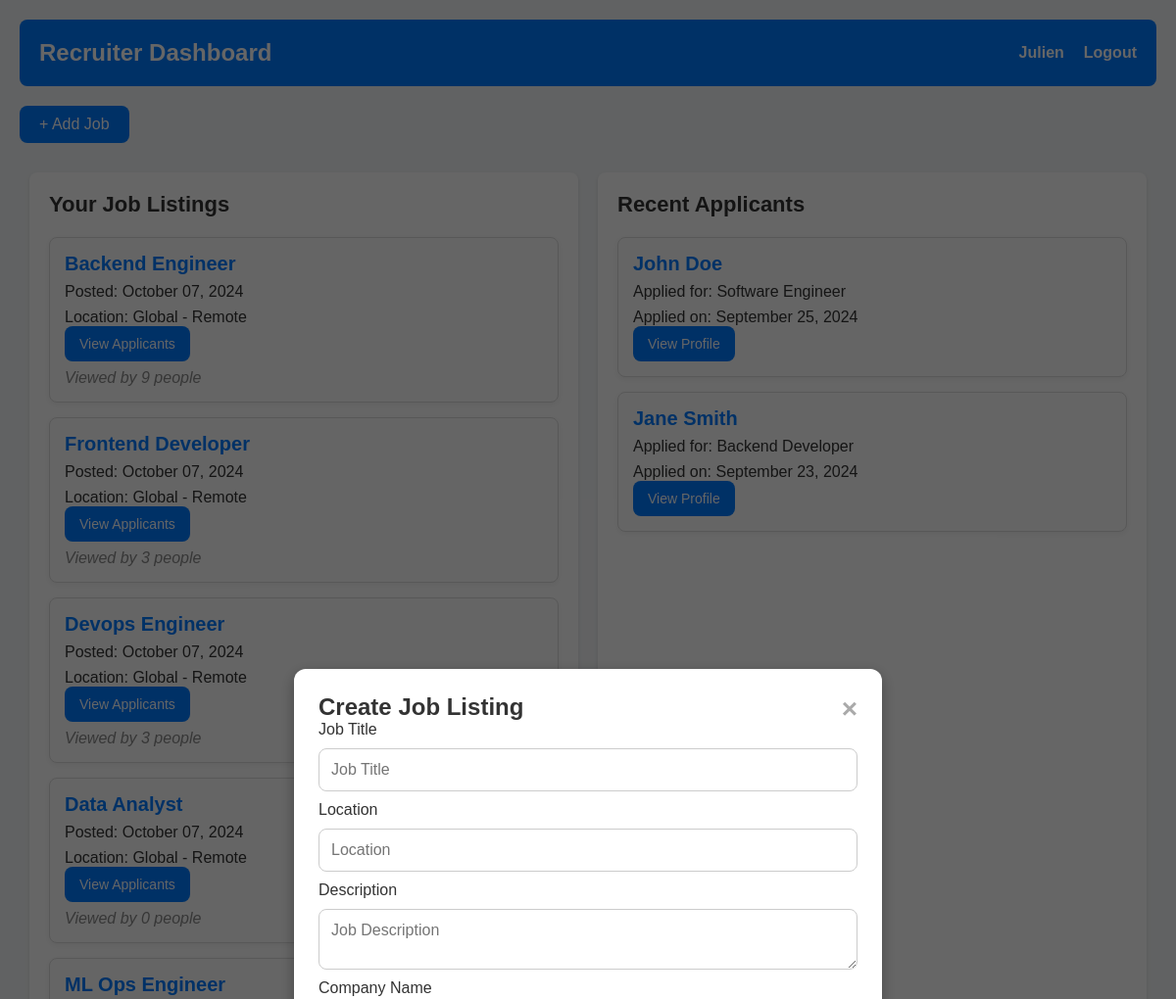
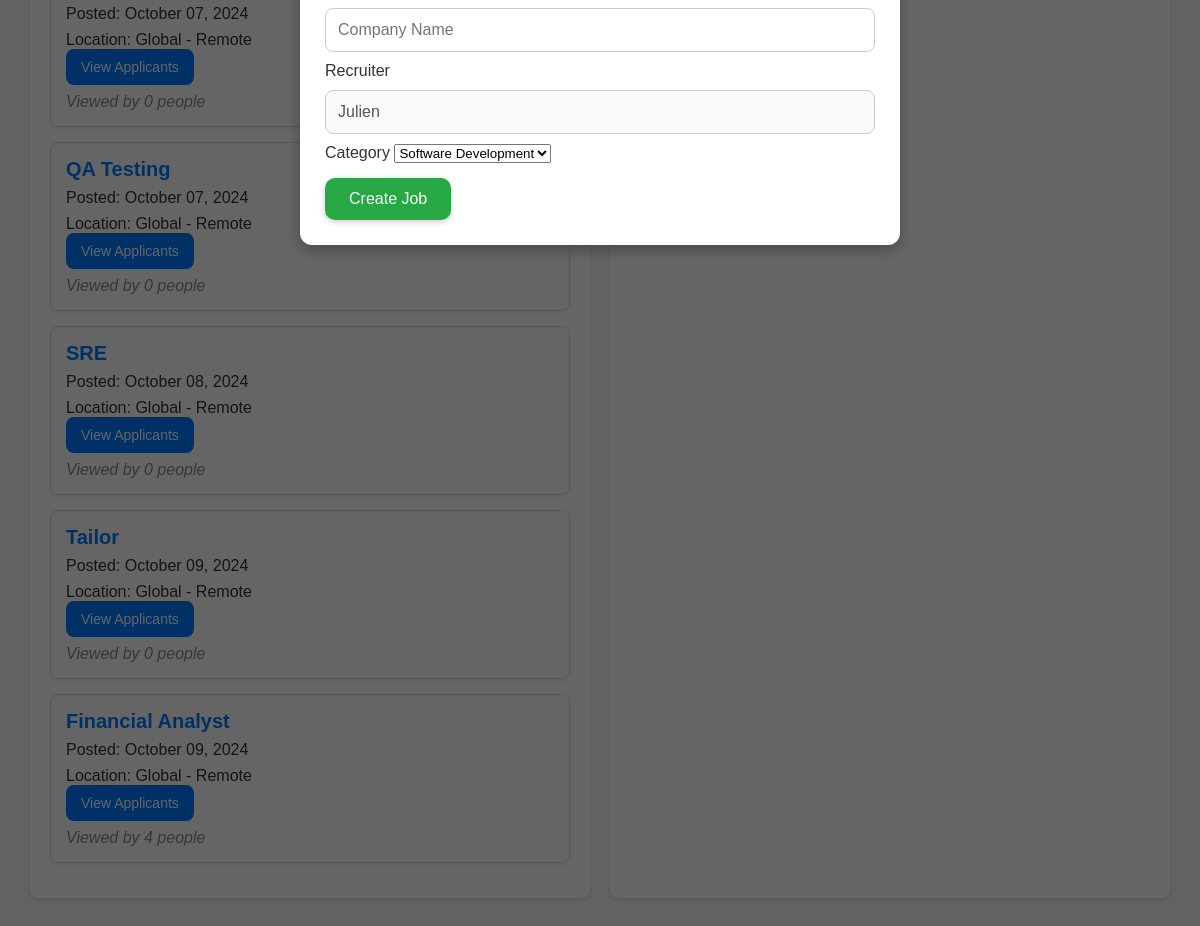
Screenshot of /recruiter_dashboard/ (signed in) with the database file from the repository (2 pictures, top to bottom).
### remote/models.py (models this page shows, shortened)
class Job(models.Model):
    title = models.CharField(max_length=100)
    description = models.TextField()
    location = models.CharField(max_length=30)
    company_name = models.CharField(max_length=100)
    created_at = models.DateTimeField(auto_now_add=True)
    recruiter = models.ForeignKey(Profile, on_delete=models.CASCADE)
    category = models.ForeignKey(Category, on_delete=models.CASCADE, default=1)
    featured = models.BooleanField(default=False)
    views_count = models.IntegerField(default=0)

class Profile(models.Model):
    user = models.OneToOneField(User, on_delete=models.CASCADE)
    bio = models.TextField(max_length=500, blank=True)
    location = models.CharField(max_length=30, blank=True)
    birth_date = models.DateField(null=True, blank=True)
    role = models.CharField(max_length=30, choices=ROLE_CHOICES)  # Use choices for predefined options
    company_name = models.CharField(max_length=100, blank=True, null=True)  # Recruiters' company
    resume = models.FileField(upload_to='resumes/', blank=True, null=True)  # Job seekers' resume

### remote/views.py (the view)
# urls.py: path('recruiter_dashboard/', views.recruiter_dashboard, name='recruiter_dashboard'),\
def recruiter_dashboard(request):
    category = Category.objects.all()
    applicants = JobApplication.objects.all()
    profile = None
    jobs = []
    profile = Profile.objects.get(user=request.user)
    jobs = Job.objects.filter(recruiter=profile)
    if profile.role == 'recruiter':
        context = {
            'category': category,
            'profile': profile,
            'jobs': jobs,
            'applicants': applicants,
        }
        return render(request, 'recruiters.html', context)

### remote/templates/recruiters.html (shortened to what this page needs)
    {% load static %}
<!DOCTYPE html>
<html lang="en">
<head>
    {% load static %}
    <link rel="stylesheet" href="{% static 'css/recruiters.css' %}">
</head>
<body>
    <div class="dashboard-container">
        <header class="dashboard-header">
            <h1>Recruiter Dashboard</h1>
            <nav>
                <ul>
                    <li><a href="{% url 'get_profile' user.profile.id %}">{{ user.username }}</a></li>
                    <li><a href="/logout/">Logout</a></li>
                </ul>
            </nav>
        </header>
        <div class="add-job-container">
            <button id="add-job-btn" class="add-job-btn">+ Add Job</button>
        </div>
        <div class="dashboard-content">
            <section class="job-section">
                <h2>Your Job Listings</h2>
                <div class="job-list">
                    {% if jobs %}
                        {% for job in jobs %}
                            <div class="job-card">
                                <h3>{{ job.title }}</h3>
                                <p>Posted: {{ job.created_at|date:"F d, Y" }}</p>
                                <p>Location: {{ job.location }}</p>
                                <button class="details-btn" onclick='window.location.href="{% url 'applicants' job.id %}"'>View Applicants</button>
                                <p class="views">Viewed by {{ job.views_count|default:0 }} people</p>
                            </div>
                        {% endfor %}
                    {% else %}
                        <p>No job listings yet. Post your first job!</p>
                    {% endif %}
                </div>
            </section>
            <section class="applicant-section">
                <h2>Recent Applicants</h2>
                <div class="applicant-list">
                    <div class="applicant-card">
                        <h3>John Doe</h3>
                        <p>Applied for: Software Engineer</p>
                        <p>Applied on: September 25, 2024</p>
                        <button class="details-btn">View Profile</button>
                    </div>
                    <div class="applicant-card">
                        <h3>Jane Smith</h3>
                        <p>Applied for: Backend Developer</p>
                        <p>Applied on: September 23, 2024</p>
                        <button class="details-btn">View Profile</button>
                    </div>
                </div>
            </section>
        </div>
        <div id="job-modal" class="modal">
            <div class="modal-content">
                <span class="close">&times;</span>
                <h2>Create Job Listing</h2>
                <form action="{% url 'create_job' %}" method="POST">
                    <div class="input-group">
                        <label for="title">Job Title</label>
                        <input type="text" id="title" name="title" placeholder="Job Title" required>
                    </div>
                    <div class="input-group">
                        <label for="location">Location</label>
                        <input type="text" id="location" name="location" placeholder="Location" required>
                    </div>
                    <div class="input-group">
                        <label for="description">Description</label>
                        <textarea id="description" name="description" placeholder="Job Description" required></textarea>
                    </div>
                    <div class="input-group">
                        <label for="company_name">Company Name</label>
                        <input type="text" id="company_name" name="company_name" placeholder="Company Name" required>
                    </div>
                    <div class="input-group">
                        <label for="recruiter">Recruiter</label>
                        <input type="text" value="{{ profile.user.username }}" disabled />
                    </div>
                    <div class="input-group">
                        <label for="category">Category</label>
                        <select id="category" name="category" required>
                            {% for category in category %}
                                <option value="{{ category.id }}">{{ category.name }}</option>
                            {% endfor %}
                        </select>
                    </div>
                    <button type="submit" class="modal-btn">Create Job</button>
                </form>
            </div>
        </div>
    </div>
</body>

### remote/static/css/recruiters.css (style rules this page uses)
* { margin: 0; padding: 0; box-sizing: border-box; font-family: 'Arial', sans-serif; }
body { background-color: #f4f6f8; color: #333; }
.dashboard-container { max-width: 1200px; margin: 0 auto; padding: 20px; }
.dashboard-header { display: flex; justify-content: space-between; align-items: center; background-color: #007BFF; color: white; padding: 20px; border-radius: 8px; margin-bottom: 20px; }
.dashboard-header h1 { font-size: 24px; }
.dashboard-header nav ul { list-style: none; display: flex; }
.dashboard-header nav ul li { margin-left: 20px; }
.dashboard-header nav ul li a { color: white; text-decoration: none; font-weight: bold; transition: color 0.3s ease; }
.dashboard-content { display: flex; justify-content: space-between; }
.job-section, .applicant-section { flex: 1; margin: 10px; padding: 20px; background-color: #fff; border-radius: 8px; box-shadow: 0 2px 4px rgba(0, 0, 0, 0.1); }
.job-section h2, .applicant-section h2 { font-size: 22px; margin-bottom: 20px; }
.job-list, .applicant-list { display: flex; flex-direction: column; }
.job-card, .applicant-card { background-color: #fdfdfd; border: 1px solid #ddd; border-radius: 8px; padding: 15px; margin-bottom: 15px; box-shadow: 0 2px 5px rgba(0, 0, 0, 0.05); transition: transform 0.3s ease, box-shadow 0.3s ease; }
.job-card h3, .applicant-card h3 { font-size: 20px; color: #007BFF; }
.job-card p, .applicant-card p { font-size: 16px; margin-top: 8px; }
.views { font-style: italic; color: #888; }
.details-btn { background-color: #007BFF; color: white; border: none; padding: 10px 15px; border-radius: 8px; cursor: pointer; font-size: 14px; transition: background-color 0.3s ease; }
.add-job-btn { background-color: #007BFF; color: white; padding: 10px 20px; border: none; border-radius: 8px; cursor: pointer; margin-bottom: 20px; font-size: 16px; transition: background-color 0.3s ease; }
.modal { display: none; position: fixed; z-index: 1000; padding-top: 0; left: 0; top: 0; width: 100%; height: 100%; background-color: rgba(0, 0, 0, 0.6); display: flex; justify-content: center; align-items: center; }
.modal-content { background-color: #fff; padding: 25px; border: none; width: 50%; max-width: 600px; border-radius: 12px; box-shadow: 0 5px 15px rgba(0, 0, 0, 0.3); position: relative; animation: fadeIn 0.3s ease-in-out; }
.close { color: #aaa; float: right; font-size: 28px; font-weight: bold; cursor: pointer; transition: color 0.3s ease; }
.modal-btn { background-color: #28a745; color: white; padding: 12px 24px; border: none; border-radius: 10px; cursor: pointer; margin-top: 15px; font-size: 16px; font-weight: 500; box-shadow: 0 2px 6px rgba(0, 0, 0, 0.2); transition: background-color 0.3s ease, transform 0.2s ease; }
input[type="text"], input[type="email"], input[type="password"], textarea { width: 100%; padding: 12px; margin: 10px 0; display: block; border: 1px solid #ccc; border-radius: 8px; box-sizing: border-box; font-size: 16px; }

### rows the page displays
Job: title "Backend Engineer", created_at "October 07, 2024", location "Global - Remote", views_count "9"
Job: title "Frontend Developer", created_at "October 07, 2024", location "Global - Remote", views_count "3"
Job: title "Devops Engineer", created_at "October 07, 2024", location "Global - Remote", views_count "3"
Job: title "Data Analyst", created_at "October 07, 2024", location "Global - Remote", views_count "0"
Job: title "ML Ops Engineer", created_at "October 07, 2024", location "Global - Remote", views_count "0"
Job: title "QA Testing", created_at "October 07, 2024", location "Global - Remote", views_count "0"
Job: title "SRE", created_at "October 08, 2024", location "Global - Remote", views_count "0"
Job: title "Tailor", created_at "October 09, 2024", location "Global - Remote", views_count "0"
Job: title "Financial Analyst", created_at "October 09, 2024", location "Global - Remote", views_count "4"
Profile: user.username "Julien"

### other values shown
{{ user.username }} "Julien"
form field category "Software Development"
